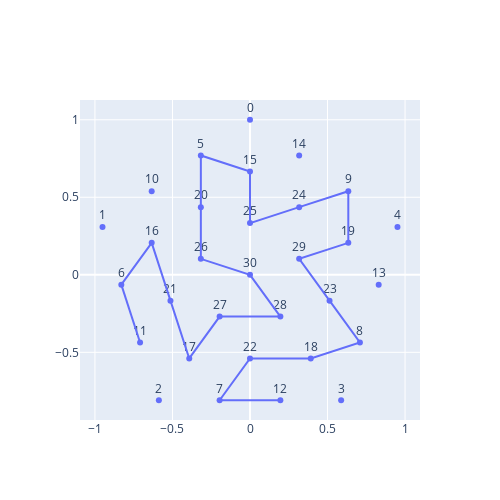

This figure's notebook cell:
### Code cell
# Chosen patterns
CHOSEN_EDGES_GROUPS = [paths[2], paths2[1]]
show_2d_points(pentagon_coords, CHOSEN_EDGES_GROUPS[0])
show_2d_points(pentagon_coords, CHOSEN_EDGES_GROUPS[1])

### Figure 1 — Plotly figure (JSON) as saved in the notebook; plotly's stock layout.template omitted (floating-point values rounded to 4 significant figures)
{"data": [{"hovertemplate": "x=%{x}<br>y=%{y}<br>text=%{text}<extra></extra>", "legendgroup": "", "marker": {"color": "#636efa", "symbol": "circle"}, "mode": "markers+text", "name": "", "orientation": "v", "showlegend": false, "text": [0, 1, 2, 3, 4, 5, 6, 7, 8, 9, 10, 11, 12, 13, 14, 15, 16, 17, 18, 19, 20, 21, 22, 23, 24, 25, 26, 27, 28, 29, 30], "textposition": "top center", "type": "scatter", "x": [0, -0.9511, -0.5878, 0.5878, 0.9511, -0.317, -0.83, -0.1959, 0.7089, 0.634, -0.634, -0.7089, 0.1959, 0.83, 0.317, 0, -0.634, -0.3919, 0.3919, 0.634, -0.317, -0.5129, -1.11e-16, 0.5129, 0.317, 0, -0.317, -0.1959, 0.1959, 0.317, 0], "xaxis": "x", "y": [1, 0.309, -0.809, -0.809, 0.309, 0.7697, -0.06366, -0.809, -0.4363, 0.5393, 0.5393, -0.4363, -0.809, -0.06366, 0.7697, 0.6667, 0.206, -0.5393, -0.5393, 0.206, 0.4363, -0.1667, -0.5393, -0.1667, 0.4363, 0.3333, 0.103, -0.2697, -0.2697, 0.103, 0], "yaxis": "y"}, {"hovertemplate": "x=%{x}<br>y=%{y}<extra></extra>", "legendgroup": "", "line": {"color": "#636efa", "dash": "solid"}, "marker": {"symbol": "circle"}, "mode": "lines", "name": "", "orientation": "v", "showlegend": false, "textposition": "top center", "type": "scatter", "x": [-0.83, -0.634, -0.5129, -0.3919, -0.1959, 0.1959, 0, -0.317, -0.317, -0.317, 0, 0, 0.317, 0.634, 0.634, 0.317, 0.5129, 0.7089, 0.3919, -1.11e-16, -0.1959], "xaxis": "x", "y": [-0.06366, 0.206, -0.1667, -0.5393, -0.2697, -0.2697, 0, 0.103, 0.4363, 0.7697, 0.6667, 0.3333, 0.4363, 0.5393, 0.206, 0.103, -0.1667, -0.4363, -0.5393, -0.5393, -0.809], "yaxis": "y"}, {"hovertemplate": "x=%{x}<br>y=%{y}<extra></extra>", "legendgroup": "", "line": {"color": "#636efa", "dash": "solid"}, "marker": {"symbol": "circle"}, "mode": "lines", "name": "", "orientation": "v", "showlegend": false, "textposition": "top center", "type": "scatter", "x": [-0.83, -0.7089], "xaxis": "x", "y": [-0.06366, -0.4363], "yaxis": "y"}, {"hovertemplate": "x=%{x}<br>y=%{y}<extra></extra>", "legendgroup": "", "line": {"color": "#636efa", "dash": "solid"}, "marker": {"symbol": "circle"}, "mode": "lines", "name": "", "orientation": "v", "showlegend": false, "textposition": "top center", "type": "scatter", "x": [-0.1959, 0.1959], "xaxis": "x", "y": [-0.809, -0.809], "yaxis": "y"}], "layout": {"height": 500, "width": 500, "yaxis": {"scaleanchor": "x", "scaleratio": 1}}}
